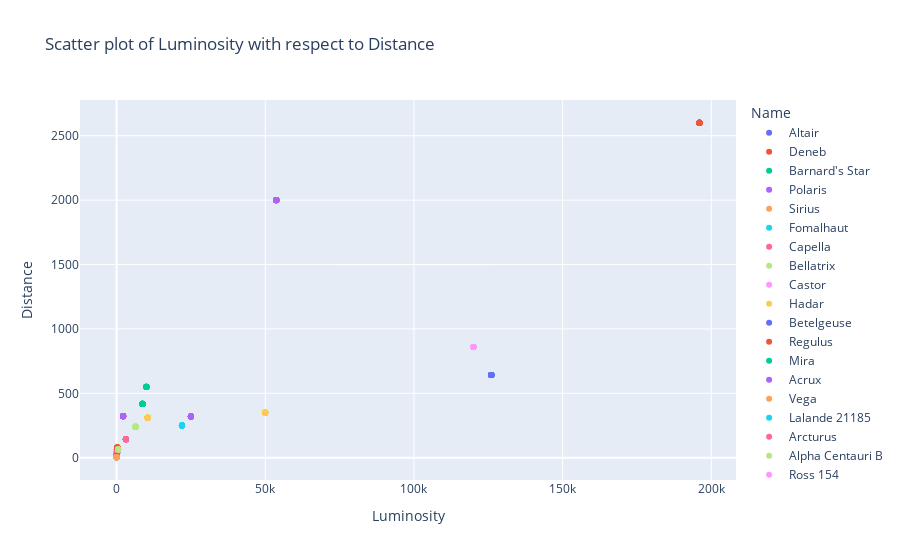

Notebook cell for this chart:
### Markdown cell above
But the scatter plot is not clear, lets try to make a scatter plot using plotly so we can interact with the plot and can see each point clearly:

### Code cell
# lets try the same plot using plotly:

fig = px.scatter(df, x='Luminosity', y='Distance', color='Name', title='Scatter plot of Luminosity with respect to Distance')
fig.show()
